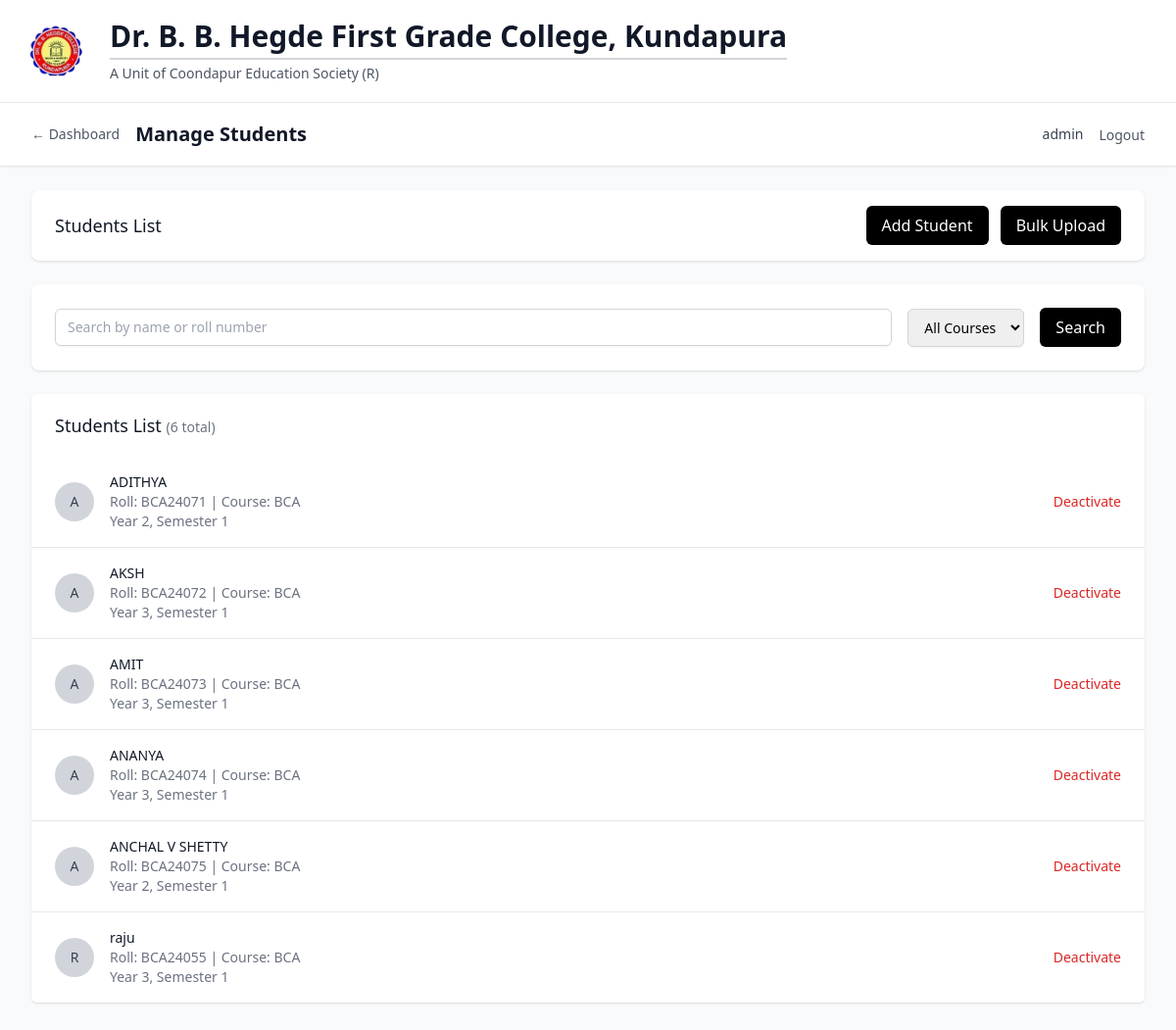
The app's page /management/students (signed in) with its own data.
### models/student.py (models this page shows, shortened)
class Student(db.Model):
    __tablename__ = 'student'
    id = db.Column(db.Integer, primary_key=True)
    roll_number = db.Column(db.String(20), unique=True, nullable=False, index=True)
    name = db.Column(db.String(100), nullable=False)
    course_id = db.Column(db.Integer, db.ForeignKey('course.id'), nullable=False)
    academic_year = db.Column(db.Integer, nullable=False)
    current_semester = db.Column(db.Integer, default=1)
    email = db.Column(db.String(120), unique=True, nullable=True)
    phone = db.Column(db.String(15), nullable=True)
    address = db.Column(db.Text, nullable=True)
    date_of_birth = db.Column(db.Date, nullable=True)
    admission_date = db.Column(db.Date, default=datetime.utcnow().date())
    created_at = db.Column(db.DateTime, default=datetime.utcnow)
    is_active = db.Column(db.Boolean, default=True)
    enrollments = db.relationship('StudentEnrollment', backref='student', lazy='dynamic')
    attendance_records = db.relationship('AttendanceRecord', backref='student', lazy='dynamic')
    marks = db.relationship('StudentMarks', backref='student', lazy='dynamic')

### models/academic.py (models this page shows, shortened)
class Course(db.Model):
    __tablename__ = 'course'
    id = db.Column(db.Integer, primary_key=True)
    name = db.Column(db.String(100), nullable=False)
    code = db.Column(db.String(20), unique=True, nullable=False, index=True)
    description = db.Column(db.Text, nullable=True)
    duration_years = db.Column(db.Integer, default=3, nullable=False)
    total_semesters = db.Column(db.Integer, default=6, nullable=False)
    created_at = db.Column(db.DateTime, default=datetime.utcnow)
    is_active = db.Column(db.Boolean, default=True)
    students = db.relationship('Student', backref='course', lazy='dynamic')
    subjects = db.relationship('Subject', backref='course', lazy='dynamic')

### routes/auth.py (the view)
        def decorated_function(*args, **kwargs):
            if not SessionManager.is_authenticated(session):
                flash('Please log in to access this page', 'error')
                return redirect(url_for('auth.index'))
            if user_type:
                if user_type == 'management' and not SessionManager.is_management(session):
                    flash('Access denied. Management login required.', 'error')
                    return redirect(url_for('auth.management_login'))
                elif user_type == 'lecturer' and not SessionManager.is_lecturer(session):
                    flash('Access denied. Lecturer login required.', 'error')
                    return redirect(url_for('auth.lecturer_login'))
            return f(*args, **kwargs)

### app.py (called while the page is built)
def create_app():
    app = Flask(__name__)
    app.config.from_object(Config)
    db.init_app(app)
    csrf = CSRFProtect(app)
    @app.context_processor
    def inject_csrf_token():
        from flask_wtf.csrf import generate_csrf
        return dict(csrf_token=generate_csrf)
    from routes.auth import auth_bp
    from routes.management import management_bp
    from routes.lecturer import lecturer_bp
    app.register_blueprint(auth_bp)
    app.register_blueprint(management_bp, url_prefix='/management')
    app.register_blueprint(lecturer_bp, url_prefix='/lecturer')
    init_db(app)
    return app

### routes/auth.py (called while the page is built, shortened)
@auth_bp.app_context_processor
def inject_user():
    session_info = SessionManager.get_session_info(session)
    return {
        'current_user': session_info,
        'is_authenticated': SessionManager.is_authenticated(session),
        'is_management': SessionManager.is_management(session),
        'is_lecturer': SessionManager.is_lecturer(session)
    }

### services/auth_service.py (called while the page is built)
    @staticmethod
    def is_authenticated(session):
        return 'user_type' in session and 'user_id' in session

    @staticmethod
    def is_management(session):
        return session.get('user_type') == 'management'

    @staticmethod
    def is_lecturer(session):
        return session.get('user_type') == 'lecturer'

    @staticmethod
    def get_session_info(session):
        if not SessionManager.is_authenticated(session):
            return None
        return {
            'user_type': session.get('user_type'),
            'user_id': session.get('user_id'),
            'username': session.get('username'),
            'login_time': session.get('login_time')
        }

### services/management_service.py (called while the page is built, shortened)
    @staticmethod
    def get_students_paginated(page=1, search='', course_id=None, per_page=20):
        try:
            query = Student.query.filter_by(is_active=True)
            if course_id:
                query = query.filter_by(course_id=course_id)
            pagination = query.order_by(Student.name).paginate(
                page=page, per_page=per_page, error_out=False
            )
            return {
                'students': pagination.items,
                'pagination': pagination
            }
        except Exception as e:
            return {'students': [], 'pagination': None}

### templates/management/students.html (shortened to what this page needs)
{% extends "base.html" %}
{% block content %}
<div x-data="initStudentForm()">
<div class="min-h-screen bg-gray-50">
    <nav class="bg-white shadow-sm border-b border-gray-200">
        <div class="max-w-7xl mx-auto px-4 sm:px-6 lg:px-8">
            <div class="flex justify-between h-16">
                <div class="flex items-center space-x-4">
                    <a href="{{ url_for('management.dashboard') }}" class="text-sm text-gray-600 hover:text-black">← Dashboard</a>
                    <h1 class="text-xl font-semibold text-gray-900">Manage Students</h1>
                </div>
                <div class="flex items-center space-x-4">
                    <span class="text-sm text-gray-700">{{ current_user.username }}</span>
                    <form method="POST" action="{{ url_for('auth.logout') }}" class="inline">
                        <button type="submit" class="text-sm text-gray-600 hover:text-black">Logout</button>
                    </form>
                </div>
            </div>
        </div>
    </nav>
    <div class="max-w-7xl mx-auto py-6 sm:px-6 lg:px-8">
        <div class="bg-white shadow rounded-lg mb-6">
            <div class="px-4 py-4 sm:px-6 flex justify-between items-center">
                <h3 class="text-lg leading-6 font-medium text-gray-900">Students List</h3>
                <div class="space-x-2">
                    <button @click="showAddStudentModal = true" type="button"
                            class="bg-black text-white px-4 py-2 rounded-md hover:bg-gray-800 focus:outline-none focus:ring-2 focus:ring-offset-2 focus:ring-black">
                        Add Student
                    </button>
                    <button @click="showBulkUploadModal = true" type="button"
                            class="bg-black text-white px-4 py-2 rounded-md hover:bg-gray-800 focus:outline-none focus:ring-2 focus:ring-offset-2 focus:ring-black">
                        Bulk Upload
                    </button>
                </div>
            </div>
        </div>
        <div class="bg-white shadow rounded-lg mb-6">
            <div class="px-4 py-5 sm:p-6">
                <form method="GET" class="flex items-center space-x-4">
                    <div class="flex-1">
                        <input type="text" name="search" value="{{ search }}" placeholder="Search by name or roll number"
                               class="block w-full px-3 py-2 border border-gray-300 rounded-md shadow-sm focus:outline-none focus:ring-black focus:border-black sm:text-sm">
                    </div>
                    <div>
                        <select name="course_id" class="px-3 py-2 border border-gray-300 rounded-md shadow-sm focus:outline-none focus:ring-black focus:border-black sm:text-sm">
                            <option value="">All Courses</option>
                        </select>
                    </div>
                    <button type="submit" class="bg-black text-white px-4 py-2 rounded-md hover:bg-gray-800 focus:outline-none focus:ring-2 focus:ring-offset-2 focus:ring-black">
                        Search
                    </button>
                </form>
            </div>
        </div>
        <div class="bg-white shadow overflow-hidden sm:rounded-md">
            <div class="px-4 py-5 sm:px-6">
                <h3 class="text-lg leading-6 font-medium text-gray-900">
                    Students List
                    {% if pagination %}
                    <span class="text-sm text-gray-500">({{ pagination.total }} total)</span>
                    {% endif %}
                </h3>
            </div>
            {% if students %}
            <ul class="divide-y divide-gray-200">
                {% for student in students %}
                <li class="px-4 py-4 sm:px-6">
                    <div class="flex items-center justify-between">
                        <div class="flex items-center">
                            <div class="flex-shrink-0">
                                <div class="h-10 w-10 rounded-full bg-gray-300 flex items-center justify-center">
                                    <span class="text-sm font-medium text-gray-700">{{ student.name[0].upper() }}</span>
                                </div>
                            </div>
                            <div class="ml-4">
                                <div class="flex items-center">
                                    <p class="text-sm font-medium text-gray-900">{{ student.name }}</p>
                                </div>
                                <p class="text-sm text-gray-500">Roll: {{ student.roll_number }} | Course: {{ student.course.name if student.course else 'N/A' }}</p>
                                <p class="text-sm text-gray-500">Year {{ student.academic_year }}, Semester {{ student.current_semester }}</p>
                            </div>
                        </div>
                        <div class="flex items-center space-x-2">
                            <button onclick="toggleStudentStatus({{ student.id }}, '{{ student.name }}', {{ student.is_active|lower }})"
                                    class="text-sm {% if student.is_active %}text-red-600 hover:text-red-800{% else %}text-green-600 hover:text-green-800{% endif %}">
                                {% if student.is_active %}Deactivate{% else %}Activate{% endif %}
                            </button>
                        </div>
                    </div>
                </li>
                {% endfor %}
            </ul>
            {% else %}
            <div class="px-4 py-5 sm:px-6 text-center">
                <p class="text-gray-500">No students found.</p>
            </div>
            {% endif %}
        </div>
    </div>
</div>
{% endblock %}

### templates/base.html (shortened to what this page needs)
<!DOCTYPE html>
<html lang="en" class="h-full bg-white">
<head>
    <script src="https://cdn.tailwindcss.com"></script>
</head>
<body class="h-full bg-gray-50">
    {% if not hide_header %}
    <header class="bg-white border-b border-gray-200">
        <div class="max-w-7xl mx-auto px-4 py-2 sm:py-3 flex flex-col md:flex-row md:items-center md:gap-4 gap-2">
            <div class="flex md:block items-center justify-center">
                <img src="{{ url_for('static', filename='img/logo-removebg-preview.png') }}" alt="College Logo" class="h-14 w-14 sm:h-16 sm:w-16 md:h-18 md:w-18 lg:h-20 lg:w-20 object-contain" />
            </div>
            <div class="min-w-0 text-center md:text-left">
                <h1 class="text-xl sm:text-2xl md:text-3xl font-bold text-gray-900 leading-tight md:truncate">Dr. B. B. Hegde First Grade College, Kundapura</h1>
                <div class="h-0.5 bg-gray-300 my-1 mx-auto md:mx-0 w-11/12 md:w-full"></div>
                <p class="text-xs sm:text-sm text-gray-600">A Unit of Coondapur Education Society (R)</p>
            </div>
        </div>
    </header>
    {% endif %}
    {% block content %}{% endblock %}
</body>
</html>

### records on screen
Student: name "A", name "ADITHYA", roll_number "BCA24071", course "BCA", academic_year "2", current_semester "1", is_active "Deactivate"
Student: name "A", name "AKSH", roll_number "BCA24072", course "BCA", academic_year "3", current_semester "1", is_active "Deactivate"
Student: name "A", name "AMIT", roll_number "BCA24073", course "BCA", academic_year "3", current_semester "1", is_active "Deactivate"
Student: name "A", name "ANANYA", roll_number "BCA24074", course "BCA", academic_year "3", current_semester "1", is_active "Deactivate"
Student: name "A", name "ANCHAL V SHETTY", roll_number "BCA24075", course "BCA", academic_year "2", current_semester "1", is_active "Deactivate"
Student: name "R", name "raju", roll_number "BCA24055", course "BCA", academic_year "3", current_semester "1", is_active "Deactivate"

### other values on screen
{{ current_user.username }} "admin"
{{ pagination.total }} "6"
